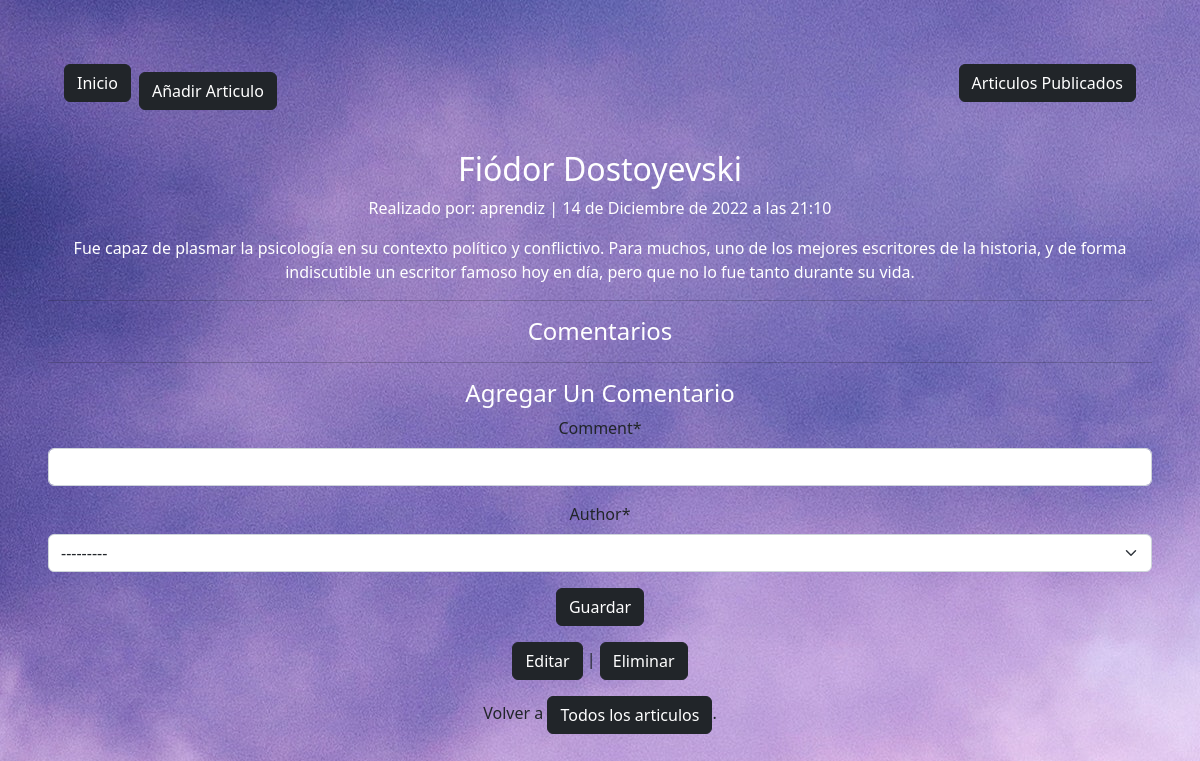
Page /articles/19/ (signed in) on the committed database.
### articles/models.py (models this page shows, shortened)
class Article(models.Model):
    title = models.CharField(max_length=255)
    body = models.TextField()
    date = models.DateTimeField(auto_now_add=True)
    author = models.ForeignKey(settings.AUTH_USER_MODEL,
                                on_delete= models.CASCADE,)

### accounts/models.py (models this page shows)
class CustomUser(AbstractUser):
    age = models.PositiveIntegerField(null=True, blank=True)

### articles/views.py (the view, shortened to what this page needs)
# urls.py: path("<int:pk>/",ArticleDetailView.as_view(),
class ArticleDetailView(LoginRequiredMixin, DetailView):
    def get(self, request, *args, **kwargs):
        view = CommentGet.as_view()
        return view(request, *args, **kwargs)

### articles/forms.py
class CommentForm(forms.ModelForm):
    class Meta:
        model = Comment
        fields = ("comment", "author")

### articles/views.py (called while the page is built)
    def  get_context_data(self, **kwargs):
        context = super().get_context_data(**kwargs)
        context['form'] = CommentForm()
        return context

### templates/article_detail.html (shortened to what this page needs)
{% extends "base.html" %}
{% load crispy_forms_tags %}
{% block content %}
    <div class="article-entry">
        <h2 class = "text-white">{{ object.title}}</h2>
        <p class = "text-white"> Realizado por: {{ object.author }} | {{ object.date }}</p>
        <p class = "text-white"> {{ object.body }}</p>
    </div>
    <hr>
    <h4 class = "text-white">Comentarios</h4>
    <hr>
    <h4 class = "text-white"> Agregar Un Comentario </h4>
    <form action="" method="post">
        {{ form|crispy }}
        <button class="btn btn-dark ml-2" type="submit">Guardar</button>
    </form>
    <p ><a href="{% url 'article_edit' article.pk %}"><button type="button" class = "btn btn-dark "> Editar </button></a> |
    <a href="{% url 'article_delete' article.pk %}"><button type="button" class = "btn btn-dark "> Eliminar </button></a> </p>
    <p> Volver a <a href="{% url 'article_list' %}"> <button type="button" class = "btn btn-dark "> Todos los articulos </button></a>.</p>
{% endblock content %}

### static/css/diseño.css (style rules this page uses)
body { background-image: url("../img/img2.jpg"); margin: 3rem; }

### rows in the picture
Article: title "Fiódor Dostoyevski", author "aprendiz", date "14 de Diciembre de 2022 a las 21:10", body "Fue capaz de plasmar la psicología en su contexto político y conflictivo. Para muchos, uno de los mejores escritores de la historia, y de forma indiscutible un escritor famoso hoy en día, pero que no lo fue tanto durante su vida."
